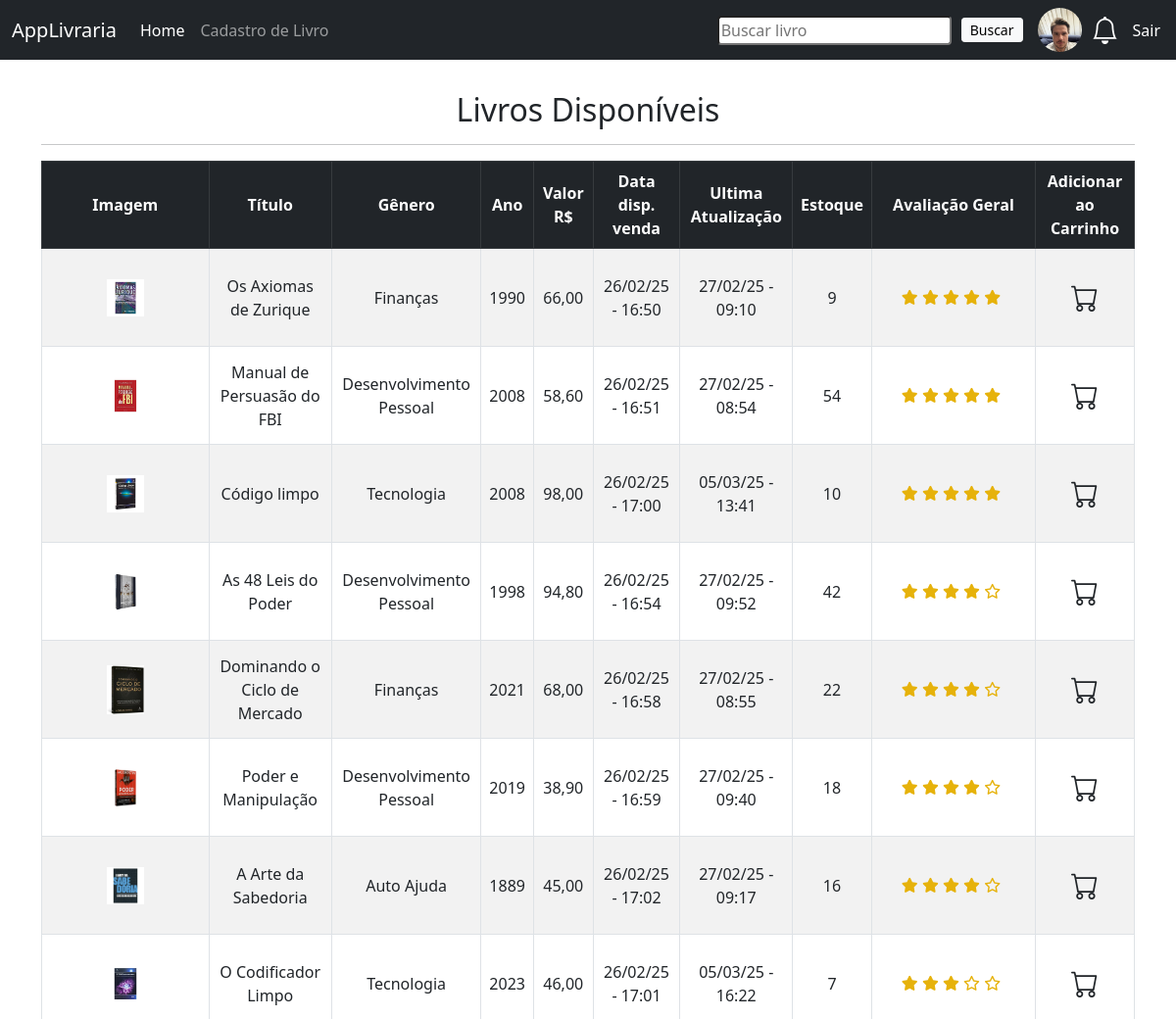
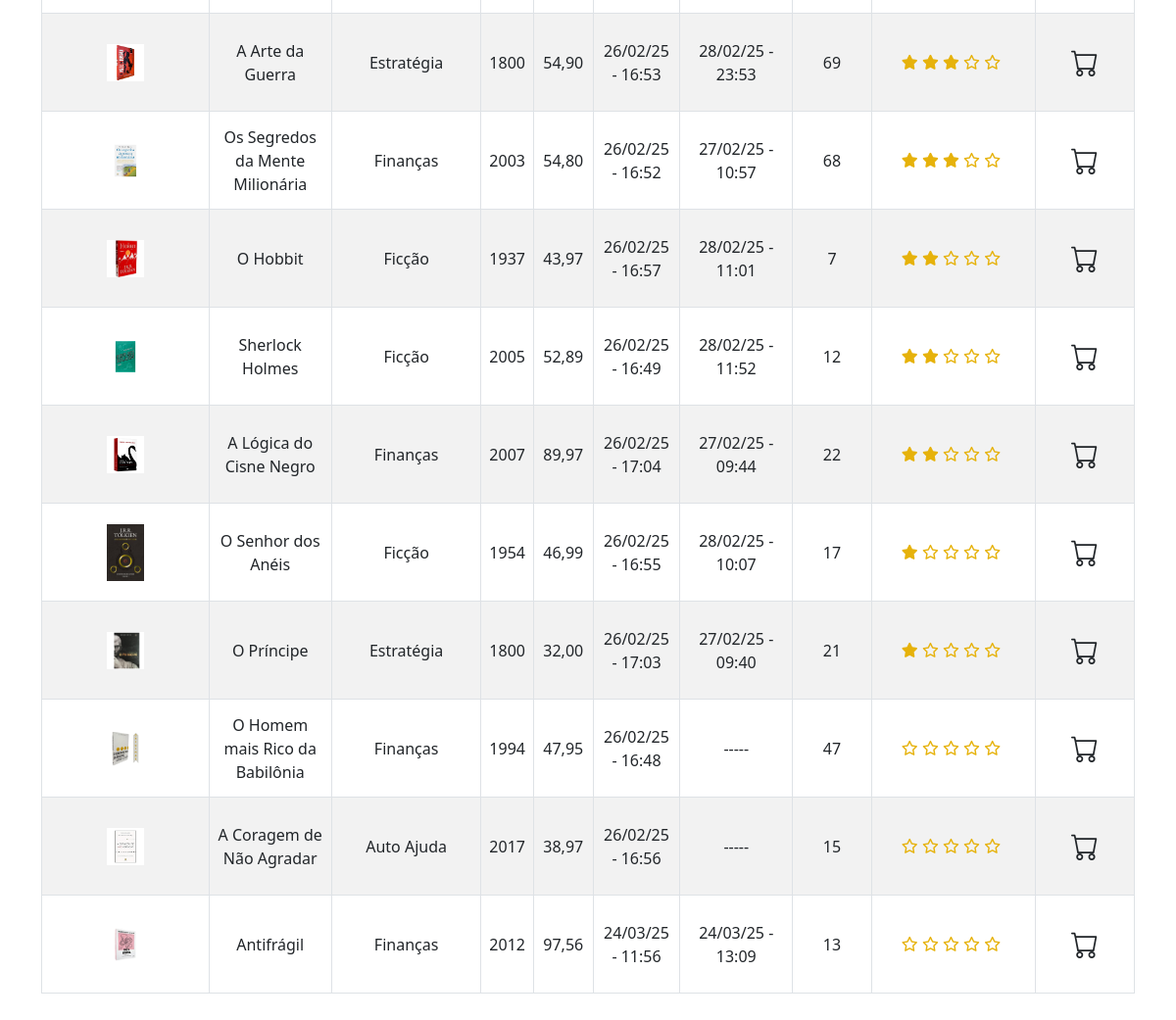
/ (signed in), run on the app's committed database (2 pictures, top to bottom).
### livraria/models.py (models this page shows, shortened)
class UserProfile(models.Model):
    user = models.OneToOneField(User, on_delete=models.CASCADE)
    user_image = models.ImageField(upload_to="users", blank=True, null=True)
    bio = models.TextField(blank=True, null=True)
    cpf = models.CharField(max_length=11,null=False)
    state = models.CharField(max_length=50,null=True)
    city = models.CharField(max_length=50,null=True)
    district = models.CharField(max_length=50,null=True)
    house_number = models.IntegerField(null=True)
    street = models.CharField(max_length=50,null=True)
    cep = models.IntegerField(null=True)
    followers = models.ManyToManyField('self', blank=True, symmetrical=False, related_name='followed_by') # seguidores
    following = models.ManyToManyField('self', blank=True, symmetrical=False, related_name='follows') # seguindo

class Book(models.Model):
    created_at = models.DateTimeField(auto_now_add=True)
    last_update = models.DateTimeField(auto_now=True)
    title = models.CharField(max_length=50)
    description = models.CharField(max_length=500)
    year = models.IntegerField()
    genre = models.CharField(max_length=30)
    value = models.FloatField()
    stock = models.IntegerField(default=0)
    image = models.ImageField(upload_to="images")
    media_rating = models.DecimalField(default=0, max_digits=3, decimal_places=1, )
    tags = TaggableManager() # tags é o campo onde você pode adicionar múltiplas tags (como "Ficção", "Tecnologia", etc.)
    def __str__(self):
        return(f'{self.title} - {self.value}')

### livraria/views.py (the view)
# urls.py: path('', home, name='home'),
def home(request):
    books = Book.objects.all().order_by('-media_rating') # Ordena em ordem alfabetica pelo titulo
    if request.method == "POST":
        username = request.POST['usuario'] # Pega o usuario atraves do atributo name do input do html
        password = request.POST['senha'] # Pega o usuario atraves do atributo name do input do html
        user = authenticate(
            request,
            username = username,
            password = password
        )
        if user is not None:
            login(request,user)
            messages.success(request, f'Olá {user.username}, Seja Bem Vindo! ')
            return redirect('home')
        else:
            messages.error(request,"Erro na autenticação. Tente novamente!")
            return redirect('home')
    else:
        return render(request, 'home.html',{'books':books})

### livraria/templates/home.html (shortened to what this page needs)
{% extends 'base.html' %}
{% load static %}
{% block content %}
    {% if user.is_authenticated %}
        <h2 class="text-center mt-2 mb-2"  >Livros Disponíveis</h2>
        <hr >
        <table class="table table-striped table-bordered table-hover" >
            <thead class="table-dark" >
                <tr class="sticky-top" style="vertical-align: middle; top: 50px; z-index: 10;" >
                    <th class="text-center" >Imagem</th>
                    <th class="text-center" >Título</th>
                    <th class="text-center" >Gênero</th>
                    <th class="text-center" >Ano</th>
                    <th class="text-center" >Valor R$</th>
                    <th class="text-center" >Data disp. venda</th>
                    <th class="text-center" >Ultima Atualização</th>
                    <th class="text-center" >Estoque</th>
                    <th class="text-center" >Avaliação Geral</th>
                    <th class="text-center" >Adicionar ao Carrinho</th>
                </tr>
            </thead>
            <tbody>
                {% if books %}
                    {% for book in books %}
                        <tr style="height:100px;vertical-align: middle;" >
                            <td class="text-center"  ><a class="text-decoration-none text-dark" href="{% url 'book' book.id %}" ><img src="{{ book.image.url }} " class="w-25"  alt="{{ book.title }}"></a></td>
                            <td class="text-center"  ><a class="text-decoration-none text-dark" href="{% url 'book' book.id %}" >{{ book.title }}</a></td>
                            <td class="text-center"  ><a class="text-decoration-none text-dark" href="{% url 'book' book.id %}" >{{ book.genre }}</a></td>
                            <td class="text-center"  ><a class="text-decoration-none text-dark" href="{% url 'book' book.id %}" >{{ book.year }}</a></td>
                            <td class="text-center"  ><a class="text-decoration-none text-dark" href="{% url 'book' book.id %}" >{{ book.value|floatformat:2 }}</a></a></td>
                            <td class="text-center"  ><a class="text-decoration-none text-dark" href="{% url 'book' book.id %}" >{{ book.created_at|date:"d/m/y - H:i" }}</a></td>
                            {% if book.created_at|date:"d/m/y - H:i" == book.last_update|date:"d/m/y - H:i" %}
                                <td class="text-center" ><a class=" text-decoration-none text-dark " href="{% url 'book' book.id %}" >-----</a></td>
                            {% else %}
                                <td class="text-center"  ><a class="text-decoration-none text-dark" href="{% url 'book' book.id %}" >{{ book.last_update|date:"d/m/y - H:i" }}</a></td>
                            {% endif %}
                            <td class="text-center"  ><a value="{{book}}" class="text-decoration-none text-dark" href="{% url 'book' book.id %}" >{{ book.stock }}</a></td>
                            <td href="{% url 'book' book.id %}">
                                <div class="d-flex align-items-center justify-content-center" style="height:20px;">
                                <div class="wrap">
                                    <div class="stars">
                                        <label class="rate">
                                            <i class="far fa-star star one-star {% if 1 <= book.media_rating  %} fas rate-active {% endif %}"></i>
                                        </label>
                                        <label class="rate">
                                            <i class="far fa-star star two-star {% if 2 <= book.media_rating  %} fas rate-active {% endif %}"></i>
                                        </label>
                                        <label class="rate">
                                            <i class="far fa-star star three-star {% if 3 <= book.media_rating  %} fas rate-active {% endif %}"></i>
                                        </label>
                                        <label class="rate">
                                            <i class="far fa-star star four-star {% if 4 <= book.media_rating  %} fas rate-active {% endif %}"></i>
                                        </label>
                                        <label class="rate">
                                            <i class="far fa-star star five-star {% if 4.3 <= book.media_rating  %} fas rate-active {% endif %}"></i>
                                        </label>
                                    </div>
                                </div>
                            </td>
                            <td class="text-center"  >
                                <a href="#myModal" onclick="renderCart(this, {{ book.id }})" class=" btnIconCarts text-decoration-none text-dark"
                                data-book-title="{{ book.title }}"
                                data-book-image="{{ book.image.url }}"
                                data-book-value="{{ book.value }}"
                                data-book-id="{{ book.id }}">
                                    <i class="bi bi-cart fs-3 cursor-pointer" data-bs-toggle="modal" data-bs-target="#myModal" style="cursor:pointer;"></i>
                                </a>
                            </td>
                        </tr>
                    {% endfor %}
                {% endif %}
            </tbody>
        </table>
        <br>
    {% endif %}
{% endblock %}

### templates/navbar.html (shortened to what this page needs)
{% load static %}
<nav class="navbar navbar-expand-lg navbar-dark bg-dark sticky-top ">
    <div class="container-fluid">
      <a class="navbar-brand" href="{% url 'home' %}">AppLivraria</a>
      <div class="collapse navbar-collapse" id="navbarSupportedContent">
        <ul class="navbar-nav me-auto mb-2 mb-lg-0">
          <li class="nav-item">
            <a class="nav-link active" aria-current="page" href="{% url 'home' %}">Home</a>
          </li>
          {% if user.is_authenticated %}
          <li class="nav-item">
            <a class="nav-link" href="{% url 'add_book' %}">Cadastro de Livro</a>
          </li>
          {% endif %}
        </ul>
      </div>
      {% if user.is_authenticated %}
        <div>
          <form method="GET" class="d-flex align-items-center " action="{% url 'book_search'%}">
            <input class="rounded " type="text" name="search" placeholder="Buscar livro">
            <button class="btn btn-light btn-sm d-flex align-items-center" style="height:25px; margin-left:10px;" type="submit">Buscar</button>
          </form>
        </div>
          <div>
            {% if user.userprofile.user_image.url %}
              <a href="{% url 'profile_view' id=request.user.id %}" >
                <img src="{{request.user.userprofile.user_image.url}}" style="width:45px; height:45px; border-radius: 50%; margin-left:15px;margin-right:10px;" alt="img user">
              </a>
            {% endif %}
          </div>
          <a href="#" >
            <i class="bi bi-bell text-white fs-3 " style="margin-right:10px;"></i>
          </a>
          <div class="nav-item">
            <a onclick="clearCart()" class="nav-link text-white p-1" href="{% url 'logout' %}">Sair</a>
          </div>
        {% endif %}
    </div>
  </nav>

### data on the page
Book: image (picture), title "Os Axiomas de Zurique", genre "Finanças", year "1990", value "66,00", created_at "26/02/25 - 16:50", last_update "27/02/25 - 09:10", stock "9"
Book: image (picture), title "Manual de Persuasão do FBI", genre "Desenvolvimento Pessoal", year "2008", value "58,60", created_at "26/02/25 - 16:51", last_update "27/02/25 - 08:54", stock "54"
Book: image (picture), title "Código limpo", genre "Tecnologia", year "2008", value "98,00", created_at "26/02/25 - 17:00", last_update "05/03/25 - 13:41", stock "10"
Book: image (picture), title "As 48 Leis do Poder", genre "Desenvolvimento Pessoal", year "1998", value "94,80", created_at "26/02/25 - 16:54", last_update "27/02/25 - 09:52", stock "42", media_rating 4 (drawn)
Book: image (picture), title "Dominando o Ciclo de Mercado", genre "Finanças", year "2021", value "68,00", created_at "26/02/25 - 16:58", last_update "27/02/25 - 08:55", stock "22", media_rating 4 (drawn)
Book: image (picture), title "Poder e Manipulação", genre "Desenvolvimento Pessoal", year "2019", value "38,90", created_at "26/02/25 - 16:59", last_update "27/02/25 - 09:40", stock "18", media_rating 4 (drawn)
Book: image (picture), title "A Arte da Sabedoria", genre "Auto Ajuda", year "1889", value "45,00", created_at "26/02/25 - 17:02", last_update "27/02/25 - 09:17", stock "16", media_rating 4 (drawn)
Book: image (picture), title "O Codificador Limpo", genre "Tecnologia", year "2023", value "46,00", created_at "26/02/25 - 17:01", last_update "05/03/25 - 16:22", stock "7"
Book: image (picture), title "A Arte da Guerra", genre "Estratégia", year "1800", value "54,90", created_at "26/02/25 - 16:53", last_update "28/02/25 - 23:53", stock "69"
Book: image (picture), title "Os Segredos da Mente Milionária", genre "Finanças", year "2003", value "54,80", created_at "26/02/25 - 16:52", last_update "27/02/25 - 10:57", stock "68"
Book: image (picture), title "O Hobbit", genre "Ficção", year "1937", value "43,97", created_at "26/02/25 - 16:57", last_update "28/02/25 - 11:01", stock "7"
Book: image (picture), title "Sherlock Holmes", genre "Ficção", year "2005", value "52,89", created_at "26/02/25 - 16:49", last_update "28/02/25 - 11:52", stock "12"
Book: image (picture), title "A Lógica do Cisne Negro", genre "Finanças", year "2007", value "89,97", created_at "26/02/25 - 17:04", last_update "27/02/25 - 09:44", stock "22"
Book: image (picture), title "O Senhor dos Anéis", genre "Ficção", year "1954", value "46,99", created_at "26/02/25 - 16:55", last_update "28/02/25 - 10:07", stock "17", media_rating 1 (drawn)
Book: image (picture), title "O Príncipe", genre "Estratégia", year "1800", value "32,00", created_at "26/02/25 - 17:03", last_update "27/02/25 - 09:40", stock "21", media_rating 1 (drawn)
Book: image (picture), title "O Homem mais Rico da Babilônia", genre "Finanças", year "1994", value "47,95", created_at "26/02/25 - 16:48", stock "47", media_rating 0 (drawn)
Book: image (picture), title "A Coragem de Não Agradar", genre "Auto Ajuda", year "2017", value "38,97", created_at "26/02/25 - 16:56", stock "15", media_rating 0 (drawn)
Book: image (picture), title "Antifrágil", genre "Finanças", year "2012", value "97,56", created_at "24/03/25 - 11:56", last_update "24/03/25 - 13:09", stock "13", media_rating 0 (drawn)
